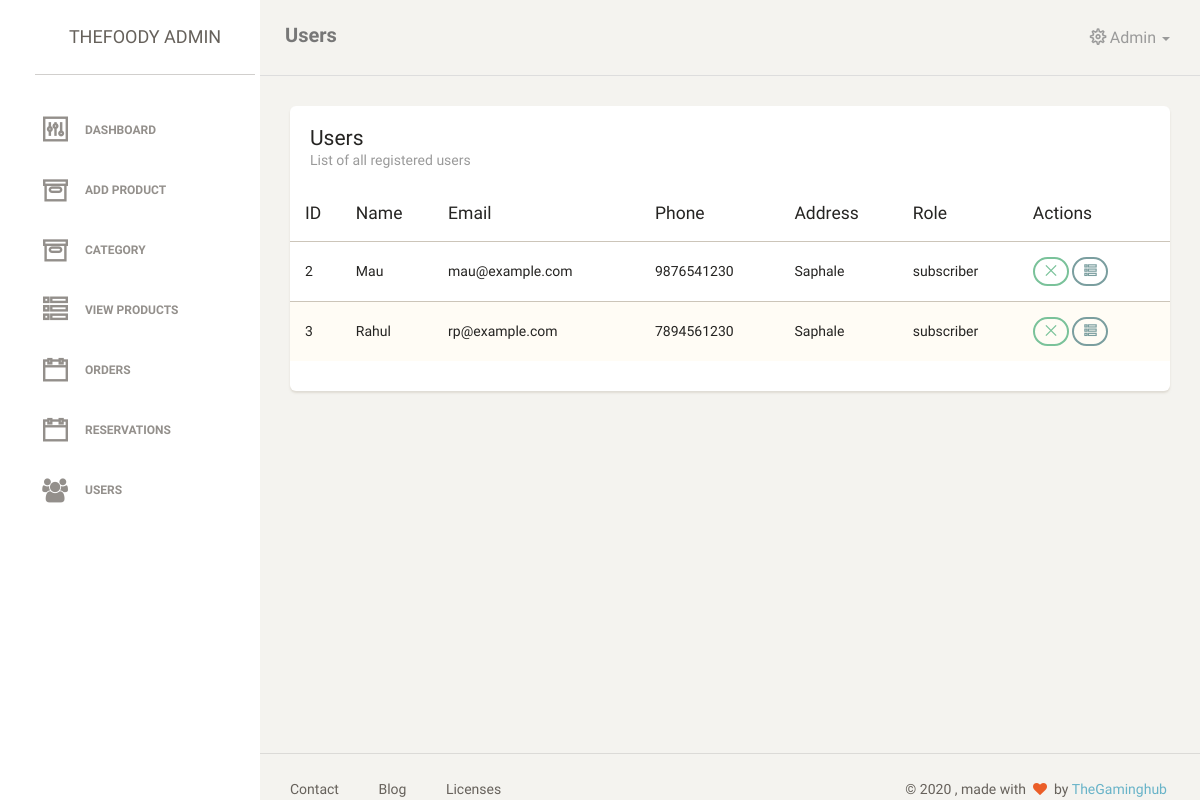
The page /admin/users.php (signed in) on the database its author committed.
### tables this page shows
CREATE TABLE `users` (
  `id` int(11) NOT NULL,
  `name` varchar(255) NOT NULL,
  `email` varchar(255) NOT NULL,
  `password` varchar(255) NOT NULL,
  `phone` varchar(11) NOT NULL,
  `city` varchar(255) NOT NULL,
  `address` varchar(255) NOT NULL,
  `date` date NOT NULL,
  `user_role` enum('admin','subscriber') NOT NULL
);

### admin/users.php (the view, shortened to what this page needs)
<?php
require("../includes/common.php");
?>
<!doctype html>
<html lang="en">
<head>
    <?php include("includes/header.php") ?>
</head>
<body>
<div class="wrapper">
<?php include("includes/sidebar.php") ?>
    <div class="main-panel">
        <nav class="navbar navbar-default">
            <div class="container-fluid">
                <div class="navbar-header">
                    <a class="navbar-brand" href="#">Users</a>
                </div>
                <?php include("includes/nav.php") ?>
            </div>
        </nav>
        <div class="content">
            <div class="container-fluid">
                <div class="row">
                    <div class="col-md-12">
                        <div class="card">
                            <div class="header">
                                <h4 class="title">Users</h4>
                                <p class="category">List of all registered users</p>
                            </div>
                            <div class="content table-responsive table-full-width">
                                <table class="table table-striped">
                                    <thead>
                                    <tr>
                                        <th>ID</th>
                                        <th>Name</th>
                                        <th>Email</th>
                                        <th>Phone</th>
                                        <th>Address</th>
                                        <th>Role</th>
                                        <th>Actions</th>
                                    </tr>
                                    </thead>
                                    <tbody>
                                    <?php
                                    $query = "SELECT *  FROM  users where user_role='subscriber' ";
                                    $select_users = mysqli_query($con,$query);
                                    while($row = mysqli_fetch_assoc($select_users)) {
                                        $user_id = $row['id'];
                                        $user_name = $row['name'];
                                        $user_email = $row['email'];
                                        $user_phoneno = $row['phone'];
                                        $user_address = $row['address'];
                                        $user_role = $row['user_role'];
                                    ?>
                                    <tr>
                                        <td><?php echo $user_id ?></td>
                                        <td><?php echo $user_name ?></td>
                                        <td><?php echo $user_email ?></td>
                                        <td><?php echo $user_phoneno ?></td>
                                        <td><?php echo $user_address ?></td>
                                        <td><?php echo $user_role ?></td>
                                        <td>
                                            <button class="btn btn-sm btn-success ti-close" title="Block User"></button>
                                            <button class="btn btn-sm btn-primary ti-view-list-alt"
                                                    title="Details"></button>
                                        </td>
                                    </tr>
                                     <?php } ?>
                                    </tbody>
                                </table>
                            </div>
                        </div>
                    </div>
                </div>
            </div>
        </div>
<?php include("includes/footer.php") ?>
</div>
</div>
</body>
</html>

### rows shown on the page
users: id "2", name "Mau", email "mau@example.com", phone "9876541230", address "Saphale", user_role "subscriber"
users: id "3", name "Rahul", email "rp@example.com", phone "7894561230", address "Saphale", user_role "subscriber"

### other values the page prints
$_SESSION['name'] "Admin"
